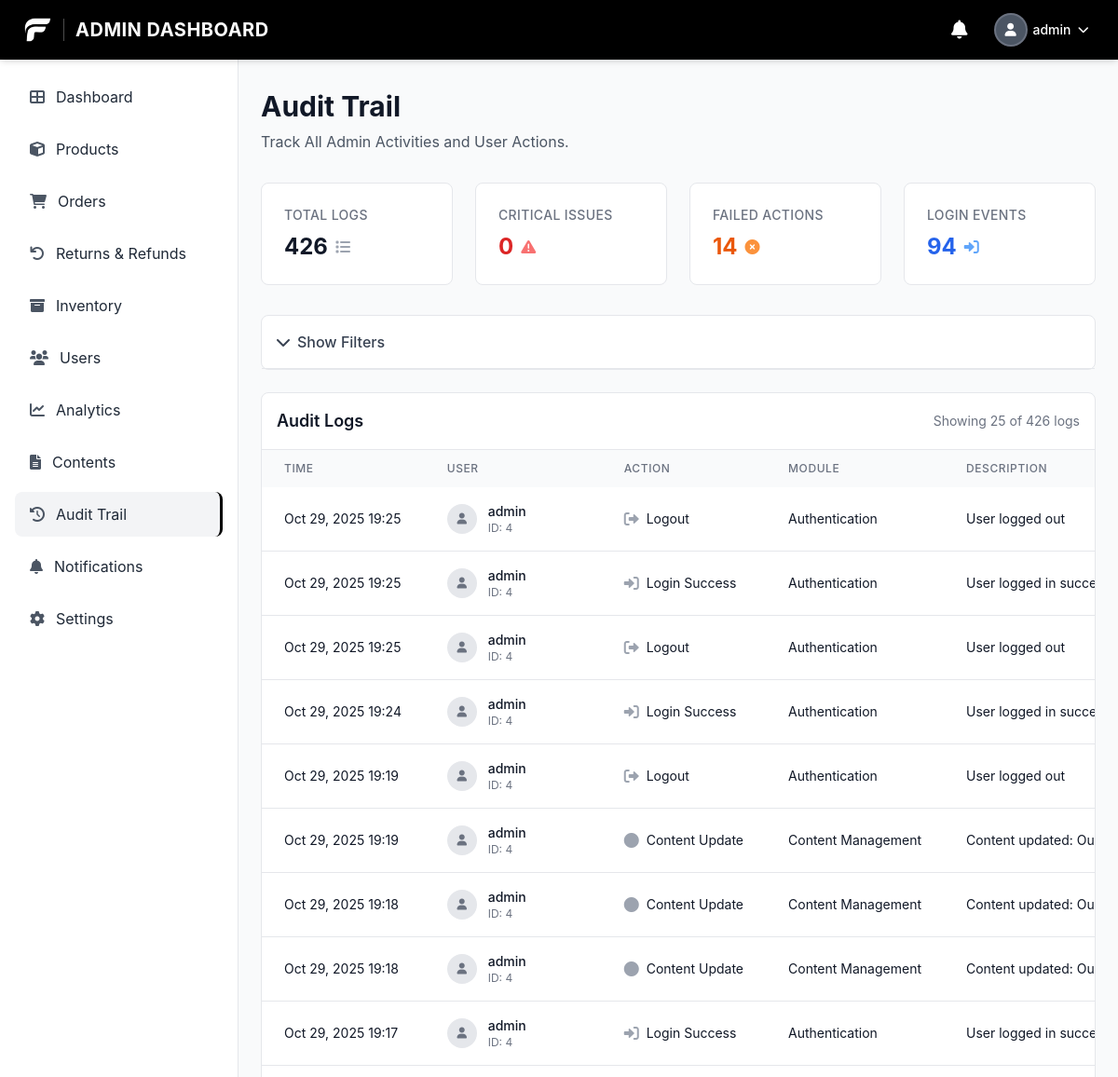
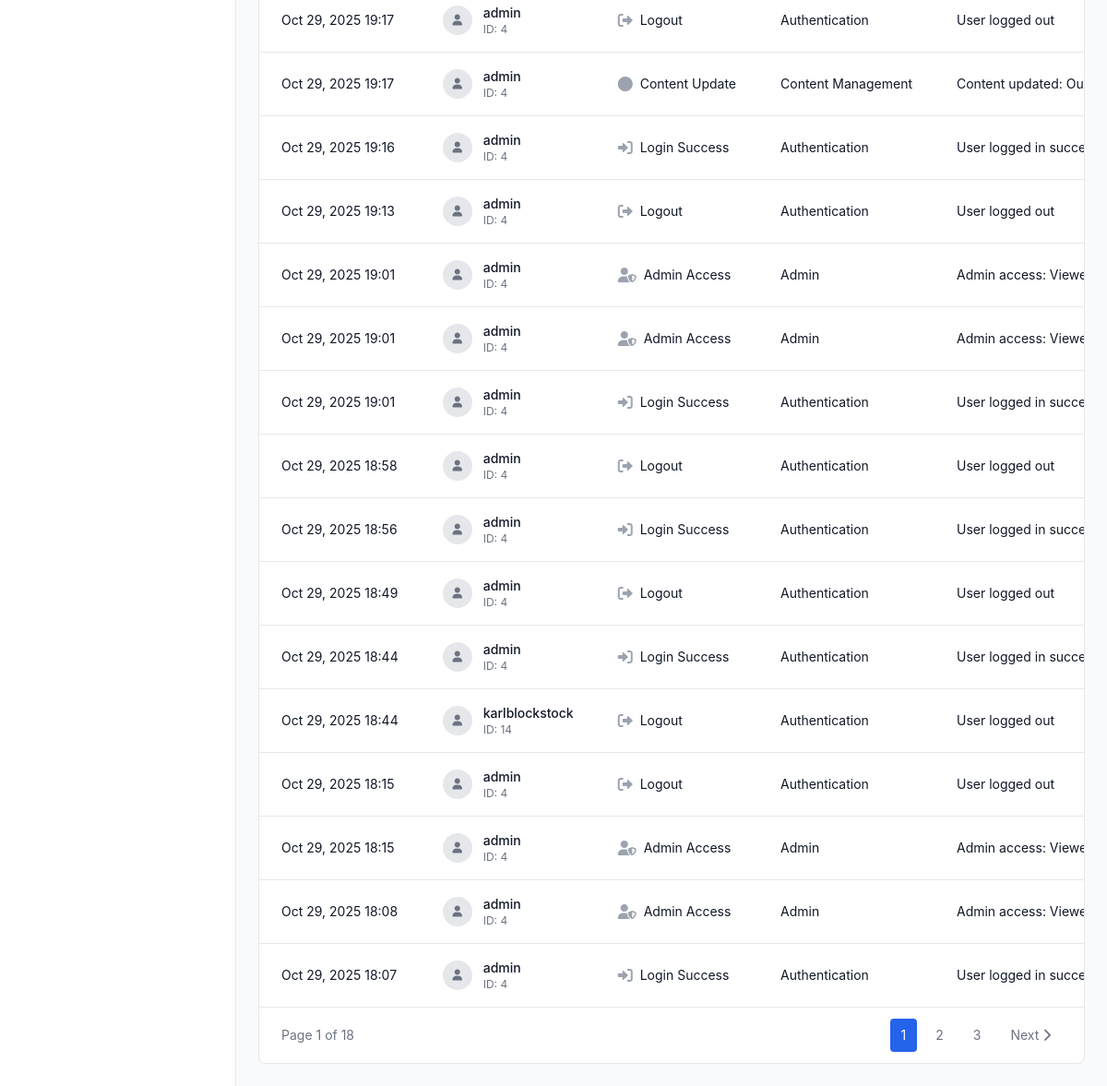
/admin/audit_logs.php (signed in), run on an earlier commit of the app's database (2 pictures, top to bottom).
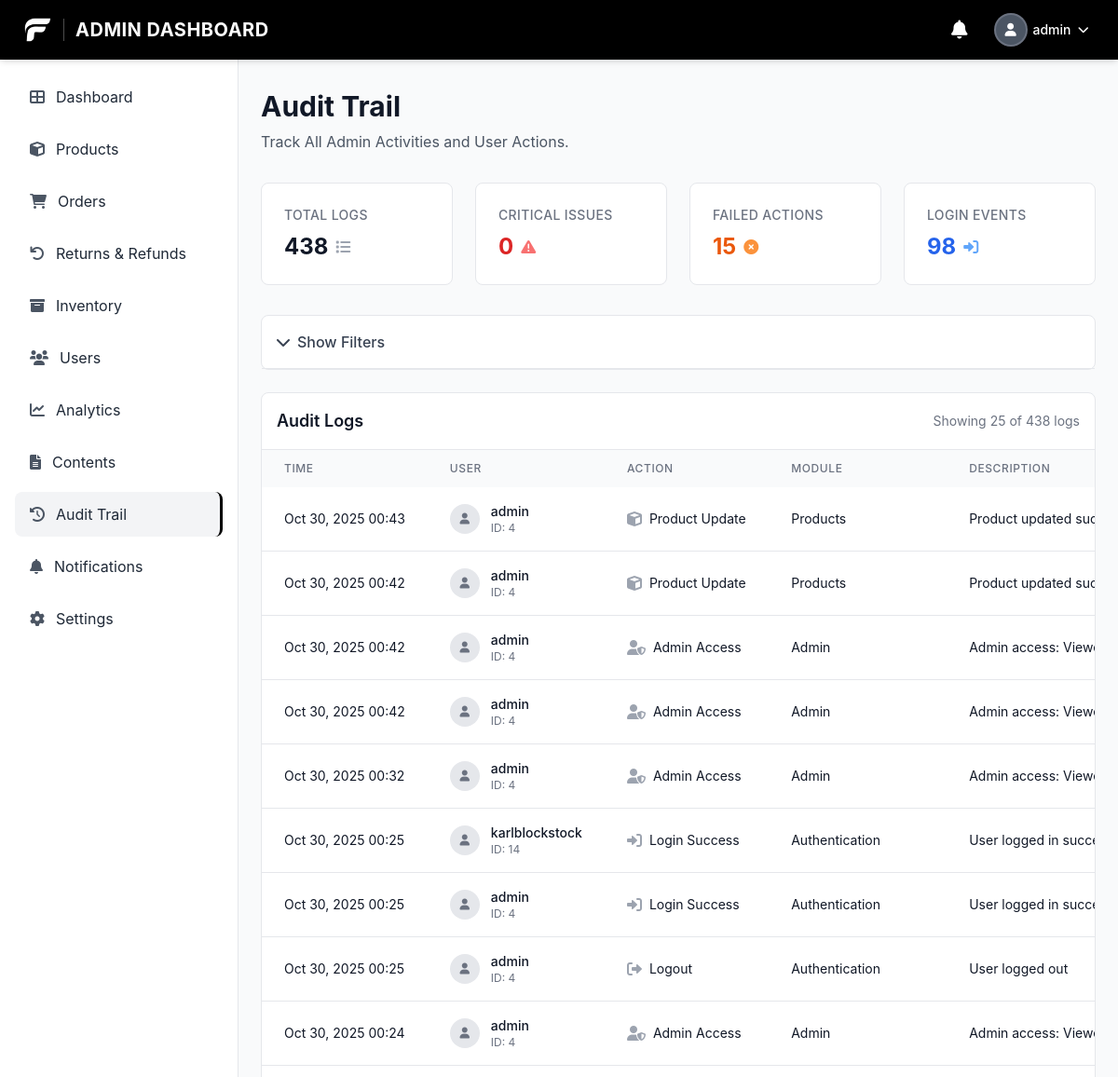
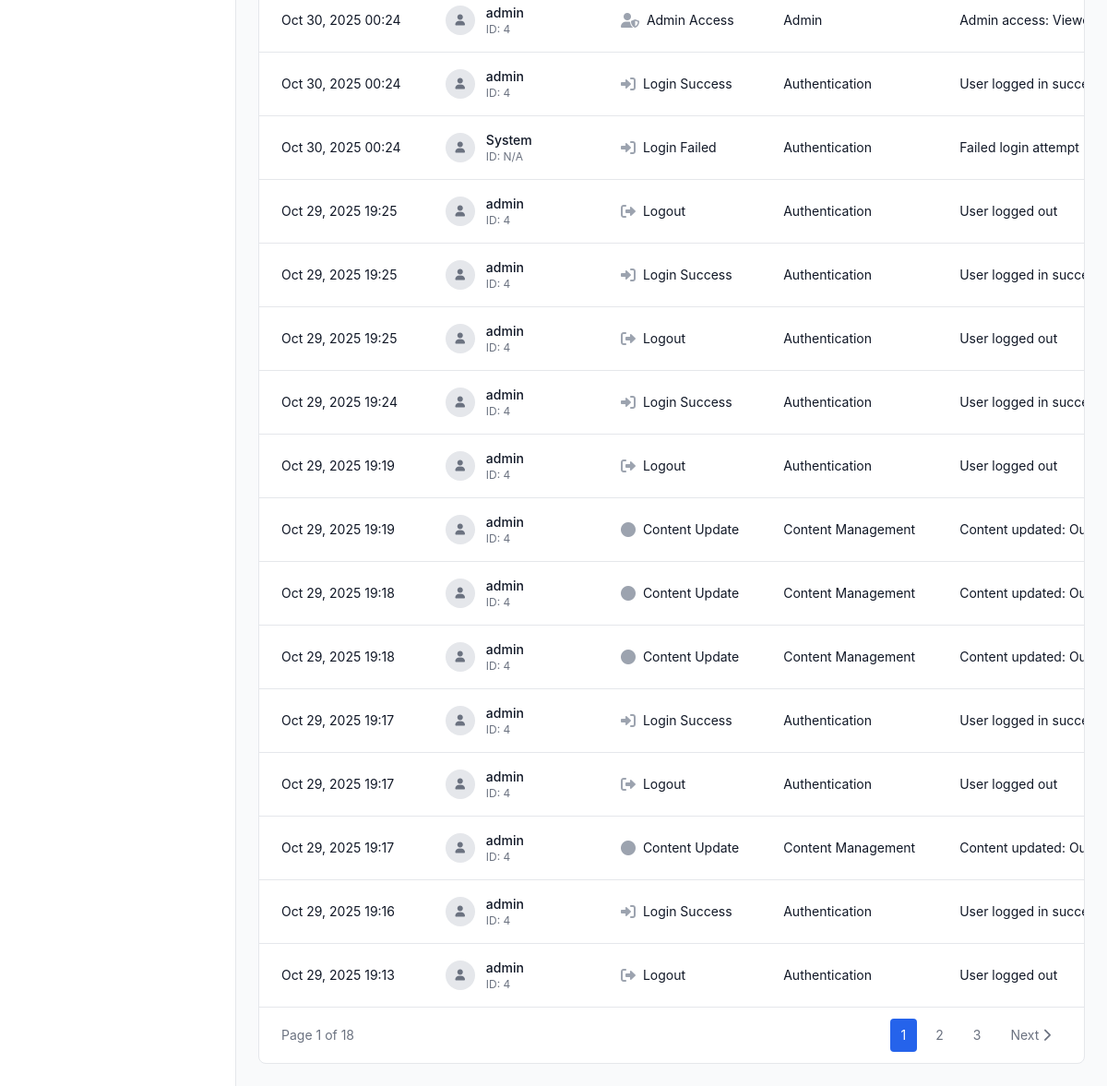
And on a later commit of the database (2 pictures, top to bottom).
### tables this page shows
CREATE TABLE `audit_logs` (
  `audit_id` bigint(20) UNSIGNED NOT NULL,
  `user_id` bigint(20) UNSIGNED DEFAULT NULL COMMENT 'ID of the user who performed the action',
  `username` varchar(100) DEFAULT NULL COMMENT 'Username for quick reference',
  `action_type` enum('login_success','login_failed','logout','password_change','password_reset_request','password_reset_complete','profile_update','user_create','user_update','user_delete','user_status_change','product_create','product_update','product_delete','product_status_change','inventory_adjustment','order_create','order_update','order_status_change','order_cancel','order_refund','payment_process','payment_refund','promo_create','promo_update','promo_delete','promo_status_change','category_create','category_update','category_delete','subcategory_create','subcategory_update','subcategory_delete','shipping_fee_update','system_settings_change','admin_access','data_export','data_import','content_create','content_update','content_delete','content_archive','content_publish','other') NOT NULL COMMENT 'Type of action performed',
  `module` varchar(50) NOT NULL COMMENT 'Module/feature where action occurred (e.g., users, products, orders)',
  `description` text NOT NULL COMMENT 'Detailed description of the action',
  `old_values` longtext DEFAULT NULL COMMENT 'JSON of old values before change',
  `new_values` longtext DEFAULT NULL COMMENT 'JSON of new values after change',
  `ip_address` varchar(45) DEFAULT NULL COMMENT 'IP address of the user',
  `user_agent` text DEFAULT NULL COMMENT 'User agent string',
  `reference_id` bigint(20) UNSIGNED DEFAULT NULL COMMENT 'ID of the record being modified (e.g., product_id, order_id)',
  `reference_type` varchar(50) DEFAULT NULL COMMENT 'Type of reference (e.g., product, order, user)',
  `severity` enum('low','medium','high','critical') NOT NULL DEFAULT 'low' COMMENT 'Severity level of the action',
  `status` enum('success','failed','warning') NOT NULL DEFAULT 'success' COMMENT 'Status of the action',
  `created_at` timestamp NOT NULL DEFAULT current_timestamp()
);

### admin/audit_logs.php (the view, shortened to what the changed rows need)
<?php
require_once '../config/database.php';
require_once '../config/audit_logger.php';
require_once '../includes/admin_sidebar.php';
$pdo = getDBConnection();
$auditLogger = new AuditLogger();
$auditLogger->logAdminAccess('Viewed audit logs', 'Accessed audit trail page');
$filters = [
    'user_id' => $_GET['user_id'] ?? '',
    'action_type' => $_GET['action_type'] ?? '',
    'module' => $_GET['module'] ?? '',
    'severity' => $_GET['severity'] ?? '',
    'date_from' => $_GET['date_from'] ?? '',
    'date_to' => $_GET['date_to'] ?? '',
    'search' => $_GET['search'] ?? ''
];
$filters = array_filter($filters, function($value) {
    return $value !== '';
});
$page = max(1, (int)($_GET['page'] ?? 1));
$limit = 25;
$offset = ($page - 1) * $limit;
$logs = $auditLogger->getLogs($filters, $limit, $offset);
$stats = $auditLogger->getLogStats($filters);
$countSql = "SELECT COUNT(*) FROM audit_logs";
$countParams = [];
$countStmt = $pdo->prepare($countSql);
$countStmt->execute($countParams);
$totalLogs = $countStmt->fetchColumn();
$totalPages = ceil($totalLogs / $limit);
function getActionTypeIcon($actionType) {
    if (strpos($actionType, 'login') !== false) return 'fas fa-sign-in-alt';
    if (strpos($actionType, 'logout') !== false) return 'fas fa-sign-out-alt';
    if (strpos($actionType, 'product') !== false) return 'fas fa-cube';
    if (strpos($actionType, 'admin') !== false) return 'fas fa-user-shield';
    return 'fas fa-circle';
}
?>
<!DOCTYPE html>
<html lang="en">
<head>
    <script src="https://cdn.tailwindcss.com"></script>
    <link href="https://cdnjs.cloudflare.com/ajax/libs/font-awesome/6.0.0/css/all.min.css" rel="stylesheet">
    <link rel="stylesheet" href="../css/style.css">
</head>
<body class="font-body bg-gray-50">
    <?php require_once '../includes/admin_header.php'; ?>
    <?php renderAdminSidebar('audit_logs'); ?>
    <main class="ml-64 pt-16 pb-6 px-6 pt-24">
        <div class="mb-8">
            <h1 class="text-3xl font-bold text-gray-900 mb-2">Audit Trail</h1>
        </div>
        <div class="grid grid-cols-1 md:grid-cols-2 lg:grid-cols-4 gap-6 mb-8">
            <div class="stats-card bg-white rounded-lg p-6">
                <div class="flex items-center justify-between">
                    <div>
                        <div class="flex items-center mt-2">
                            <span class="text-2xl font-bold text-gray-900"><?php echo number_format($stats['total_logs']); ?></span>
                            <i class="fas fa-list text-gray-400 ml-2"></i>
                        </div>
                    </div>
                </div>
            </div>
            <div class="stats-card bg-white rounded-lg p-6">
                <div class="flex items-center justify-between">
                    <div>
                        <div class="flex items-center mt-2">
                            <span class="text-2xl font-bold text-orange-600"><?php echo number_format($stats['failed_logs']); ?></span>
                            <i class="fas fa-times-circle text-orange-400 ml-2"></i>
                        </div>
                    </div>
                </div>
            </div>
            <div class="stats-card bg-white rounded-lg p-6">
                <div class="flex items-center justify-between">
                    <div>
                        <div class="flex items-center mt-2">
                            <span class="text-2xl font-bold text-blue-600"><?php echo number_format($stats['login_logs']); ?></span>
                            <i class="fas fa-sign-in-alt text-blue-400 ml-2"></i>
                        </div>
                    </div>
                </div>
            </div>
        </div>
        <div class="bg-white rounded-lg border border-gray-200 overflow-hidden">
            <div class="p-4 border-b border-gray-200 flex items-center justify-between">
                <h3 class="text-lg font-semibold text-gray-900">Audit Logs</h3>
                <div class="text-sm text-gray-500">
                    Showing <?php echo count($logs); ?> of <?php echo number_format($totalLogs); ?> logs
                </div>
            </div>
            <?php if (empty($logs)): ?>
                <div class="text-center py-12">
                    <i class="fas fa-history text-4xl text-gray-300 mb-4"></i>
                    <p class="text-gray-500 text-lg">No audit logs found</p>
                    <p class="text-gray-400 text-sm">Try adjusting your filters or check back later</p>
                </div>
            <?php else: ?>
                <div class="overflow-x-auto">
                    <table class="w-full">
                        <thead class="bg-gray-50">
                            <tr>
                                <th class="px-6 py-3 text-left text-xs font-medium text-gray-500 uppercase tracking-wider">Time</th>
                                <th class="px-6 py-3 text-left text-xs font-medium text-gray-500 uppercase tracking-wider">User</th>
                                <th class="px-6 py-3 text-left text-xs font-medium text-gray-500 uppercase tracking-wider">Action</th>
                                <th class="px-6 py-3 text-left text-xs font-medium text-gray-500 uppercase tracking-wider">Module</th>
                                <th class="px-6 py-3 text-left text-xs font-medium text-gray-500 uppercase tracking-wider">Description</th>
                            </tr>
                        </thead>
                        <tbody class="bg-white divide-y divide-gray-200">
                            <?php foreach ($logs as $log): ?>
                                <tr class="log-row">
                                    <td class="px-6 py-4 whitespace-nowrap text-sm text-gray-900">
                                        <?php echo date('M j, Y H:i', strtotime($log['created_at'])); ?>
                                    </td>
                                    <td class="px-6 py-4 whitespace-nowrap">
                                        <div class="flex items-center">
                                            <div class="w-8 h-8 bg-gray-200 rounded-full flex items-center justify-center mr-3">
                                                <i class="fas fa-user text-gray-500 text-xs"></i>
                                            </div>
                                            <div>
                                                <div class="text-sm font-medium text-gray-900">
                                                    <?php echo htmlspecialchars($log['username'] ?: 'System'); ?>
                                                </div>
                                                <div class="text-xs text-gray-500">
                                                    ID: <?php echo $log['user_id'] ?: 'N/A'; ?>
                                                </div>
                                            </div>
                                        </div>
                                    </td>
                                    <td class="px-6 py-4 whitespace-nowrap">
                                        <div class="flex items-center">
                                            <i class="<?php echo getActionTypeIcon($log['action_type']); ?> text-gray-400 mr-2"></i>
                                            <span class="text-sm text-gray-900">
                                                <?php echo ucwords(str_replace('_', ' ', $log['action_type'])); ?>
                                            </span>
                                        </div>
                                    </td>
                                    <td class="px-6 py-4 whitespace-nowrap text-sm text-gray-900">
                                        <?php echo ucwords(str_replace('_', ' ', $log['module'])); ?>
                                    </td>
                                    <td class="px-6 py-4 text-sm text-gray-900 max-w-xs truncate">
                                        <?php echo htmlspecialchars($log['description']); ?>
                                    </td>
                                </tr>
                            <?php endforeach; ?>
                        </tbody>
                    </table>
                </div>
                <?php if ($totalPages > 1): ?>
                    <div class="px-6 py-3 border-t border-gray-200 flex items-center justify-between">
                        <div class="flex items-center space-x-2">
                            <?php for ($i = max(1, $page - 2); $i <= min($totalPages, $page + 2); $i++): ?>
                                <a href="?<?php echo http_build_query(array_merge($_GET, ['page' => $i])); ?>" class="px-3 py-2 text-sm <?php echo $i == $page ? 'bg-blue-600 text-white' : 'text-gray-500 hover:text-gray-700 hover:bg-gray-100'; ?> rounded">
                                    <?php echo $i; ?>
                                </a>
                            <?php endfor; ?>
                            <?php if ($page < $totalPages): ?>
                                <a href="?<?php echo http_build_query(array_merge($_GET, ['page' => $page + 1])); ?>" class="px-3 py-2 text-sm text-gray-500 hover:text-gray-700 hover:bg-gray-100 rounded">
                                    Next <i class="fas fa-chevron-right"></i>
                                </a>
                            <?php endif; ?>
                        </div>
                    </div>
                <?php endif; ?>
            <?php endif; ?>
        </div>
    </main>
</body>
</html>

### includes/admin_sidebar.php
<?php
function renderAdminSidebar($current_page = 'dashboard') {
    $role = $_SESSION['role'] ?? 'customer';
    $menu_items = [
        [
            'module' => 'dashboard',
            'href' => 'dashboard.php',
            'icon' => 'fa-th-large',
            'text' => 'Dashboard',
            'accessible_to' => ['admin', 'manager', 'staff']
        ],
        [
            'module' => 'products',
            'href' => 'product.php',
            'icon' => 'fa-cube',
            'text' => 'Products',
            'accessible_to' => ['admin']
        ],
        [
            'module' => 'orders',
            'href' => 'orders.php',
            'icon' => 'fa-shopping-cart',
            'text' => 'Orders',
            'accessible_to' => ['admin', 'staff']
        ],
        [
            'module' => 'returns',
            'href' => 'returns.php',
            'icon' => 'fa-undo',
            'text' => 'Returns & Refunds',
            'accessible_to' => ['admin', 'staff']
        ],
        [
            'module' => 'inventory',
            'href' => 'inventory.php',
            'icon' => 'fa-archive',
            'text' => 'Inventory',
            'accessible_to' => ['admin', 'staff']
        ],
        [
            'module' => 'users',
            'href' => 'users.php',
            'icon' => 'fa-users',
            'text' => 'Users',
            'accessible_to' => ['admin']
        ],
        [
            'module' => 'analytics',
            'href' => 'analytics.php',
            'icon' => 'fa-chart-line',
            'text' => 'Analytics',
            'accessible_to' => ['admin', 'manager']
        ],
        [
            'module' => 'content',
            'href' => 'content.php',
            'icon' => 'fa-file-alt',
            'text' => 'Contents',
            'accessible_to' => ['admin']
        ],
        [
            'module' => 'audit_logs',
            'href' => 'audit_logs.php',
            'icon' => 'fa-history',
            'text' => 'Audit Trail',
            'accessible_to' => ['admin']
        ],
        [
            'module' => 'notifications',
            'href' => 'notifications.php',
            'icon' => 'fa-bell',
            'text' => 'Notifications',
            'accessible_to' => ['admin', 'manager', 'staff']
        ],
        [
            'module' => 'settings',
            'href' => 'settings.php',
            'icon' => 'fa-cog',
            'text' => 'Settings',
            'accessible_to' => ['admin', 'manager', 'staff']
        ]
    ];
    ?>
    <aside class="fixed left-0 top-16 bottom-0 w-64 bg-white border-r border-gray-200 overflow-y-auto">
        <nav class="p-4">
            <ul class="space-y-2">
                <?php foreach ($menu_items as $item): ?>
                    <?php if (in_array($role, $item['accessible_to'])): ?>
                    <li>
                        <a href="<?php echo htmlspecialchars($item['href']); ?>"
                           class="sidebar-item <?php echo ($current_page === $item['module'] ? 'active' : ''); ?> flex items-center space-x-3 px-4 py-3 rounded-lg text-gray-800">
                            <i class="fas <?php echo htmlspecialchars($item['icon']); ?> text-gray-600"></i>
                            <span><?php echo htmlspecialchars($item['text']); ?></span>
                        </a>
                    </li>
                    <?php endif; ?>
                <?php endforeach; ?>
            </ul>
        </nav>
    </aside>
    <?php
}
?>

What changed in the data, as far as the page shows it:
no longer on this page (row unchanged): audit_logs: created_at "Oct 29, 2025 19:01", username "admin", user "4", action_type "Admin Access", module "Admin", description "Admin access: Viewed audit logs - Acc…"
no longer on this page (row unchanged): audit_logs: created_at "Oct 29, 2025 19:01", username "admin", user "4", action_type "Admin Access", module "Admin", description "Admin access: Viewed audit logs - Acc…"
no longer on this page (row unchanged): audit_logs: created_at "Oct 29, 2025 19:01", username "admin", user "4", action_type "Login Success", module "Authentication", description "User logged in…"
no longer on this page (row unchanged): audit_logs: created_at "Oct 29, 2025 18:58", username "admin", user "4", action_type "Logout", module "Authentication", description "User logged out"
no longer on this page (row unchanged): audit_logs: created_at "Oct 29, 2025 18:56", username "admin", user "4", action_type "Login Success", module "Authentication", description "User logged in…"
no longer on this page (row unchanged): audit_logs: created_at "Oct 29, 2025 18:49", username "admin", user "4", action_type "Logout", module "Authentication", description "User logged out"
no longer on this page (row unchanged): audit_logs: created_at "Oct 29, 2025 18:44", username "admin", user "4", action_type "Login Success", module "Authentication", description "User logged in…"
no longer on this page (row unchanged): audit_logs: created_at "Oct 29, 2025 18:44", username "karlblockstock", user "14", action_type "Logout", module "Authentication", description "User logged out"
no longer on this page (row unchanged): audit_logs: created_at "Oct 29, 2025 18:15", username "admin", user "4", action_type "Logout", module "Authentication", description "User logged out"
no longer on this page (row unchanged): audit_logs: created_at "Oct 29, 2025 18:15", username "admin", user "4", action_type "Admin Access", module "Admin", description "Admin access: Viewed audit logs - Acc…"
no longer on this page (row unchanged): audit_logs: created_at "Oct 29, 2025 18:08", username "admin", user "4", action_type "Admin Access", module "Admin", description "Admin access: Viewed audit logs - Acc…"
no longer on this page (row unchanged): audit_logs: created_at "Oct 29, 2025 18:07", username "admin", user "4", action_type "Login Success", module "Authentication", description "User logged in…"
added audit_logs: created_at "Oct 30, 2025 00:43", username "admin", user "4", action_type "Product Update", module "Products", description "Product updated…"
added audit_logs: created_at "Oct 30, 2025 00:42", username "admin", user "4", action_type "Product Update", module "Products", description "Product updated…"
added audit_logs: created_at "Oct 30, 2025 00:42", username "admin", user "4", action_type "Admin Access", module "Admin", description "Admin access: Viewed audit logs - Acc…"
added audit_logs: created_at "Oct 30, 2025 00:42", username "admin", user "4", action_type "Admin Access", module "Admin", description "Admin access: Viewed audit logs - Acc…"
added audit_logs: created_at "Oct 30, 2025 00:32", username "admin", user "4", action_type "Admin Access", module "Admin", description "Admin access: Viewed audit logs - Acc…"
added audit_logs: created_at "Oct 30, 2025 00:25", username "karlblockstock", user "14", action_type "Login Success", module "Authentication", description "User logged in…"
added audit_logs: created_at "Oct 30, 2025 00:25", username "admin", user "4", action_type "Login Success", module "Authentication", description "User logged in…"
added audit_logs: created_at "Oct 30, 2025 00:25", username "admin", user "4", action_type "Logout", module "Authentication", description "User logged out"
added audit_logs: created_at "Oct 30, 2025 00:24", username "admin", user "4", action_type "Admin Access", module "Admin", description "Admin access: Viewed audit logs - Acc…"
added audit_logs: created_at "Oct 30, 2025 00:24", username "admin", user "4", action_type "Admin Access", module "Admin", description "Admin access: Viewed audit logs - Acc…"
added audit_logs: created_at "Oct 30, 2025 00:24", username "admin", user "4", action_type "Login Success", module "Authentication", description "User logged in…"
added audit_logs: created_at "Oct 30, 2025 00:24", username "System", user "N/A", action_type "Login Failed", module "Authentication", description "Failed login attempt"
Also different on the page:
$stats['total_logs']: "426" → "438"
$stats['failed_logs']: "14" → "15"
$stats['login_logs']: "94" → "98"
$totalLogs: "426" → "438"
